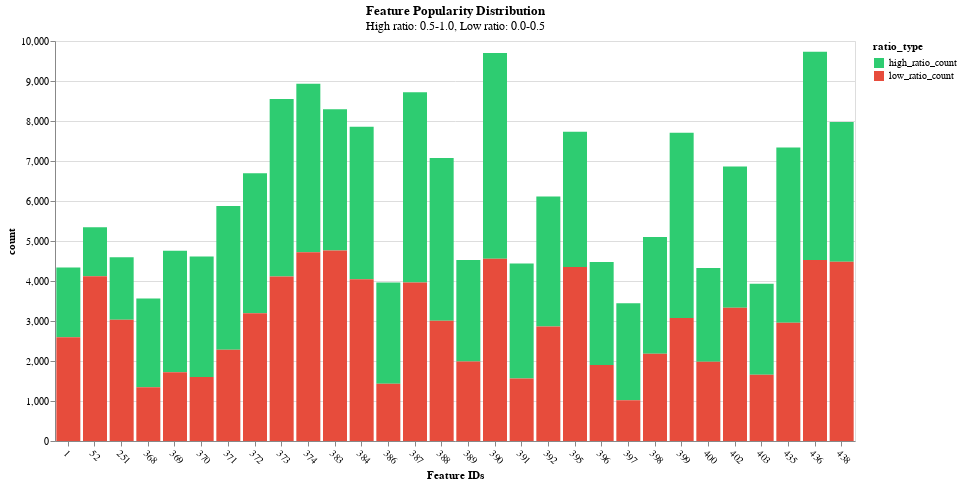

Notebook code cell kept with this figure:
### Code cell
feature_pop = analyze_feature_popularity(user_profiles, feature_mapping)
feature_pop

### Figure 1 — Vega-Lite specification as saved in the notebook (floating-point values rounded to 4 significant figures)
{"config": {"view": {"continuousWidth": 300, "continuousHeight": 300}}, "layer": [{"mark": {"type": "bar"}, "encoding": {"color": {"field": "ratio_type", "scale": {"domain": ["high_ratio_count", "low_ratio_count"], "range": ["#2ecc71", "#e74c3c"]}, "type": "nominal"}, "tooltip": [{"field": "feature_id", "title": "Feature ID", "type": "nominal"}, {"field": "feature_name", "title": "Feature Name", "type": "nominal"}, {"field": "ratio_type", "title": "Ratio Type", "type": "nominal"}, {"field": "count", "title": "Count", "type": "quantitative"}], "x": {"axis": {"labelAngle": 45, "labels": true, "title": "Feature IDs"}, "field": "feature_id", "sort": "-y", "type": "nominal"}, "y": {"field": "count", "stack": "zero", "type": "quantitative"}}, "title": {"text": "Feature Popularity Distribution", "subtitle": "High ratio: 0.5-1.0, Low ratio: 0.0-0.5"}}, {"mark": {"type": "text", "align": "left", "angle": 45, "dx": 5, "dy": 5}, "encoding": {"color": {"value": "black"}, "opacity": {"condition": {"test": "(datum.ratio_type === 'low_ratio_count')", "value": 0}, "value": 1}, "x": {"field": "feature_id", "sort": "-y", "type": "nominal"}, "y": {"field": "count", "stack": "zero", "type": "quantitative"}}}], "data": {"name": "data-fff0aa95a9b7943644837a97a2fe7db1"}, "height": 400, "width": 800, "$schema": "https://vega.github.io/schema/vega-lite/v5.20.1.json", "datasets": {"data-fff0aa95a9b7943644837a97a2fe7db1": [{"feature_id": 436, "feature_name": "Runtime:90-120min", "feature_label": "436: Runtime:90-120min", "ratio_type": "high_ratio_count", "count": 5204}, {"feature_id": 390, "feature_name": "Genre:Drama", "feature_label": "390: Genre:Drama", "ratio_type": "high_ratio_count", "count": 5143}, {"feature_id": 374, "feature_name": "Decade:2000s", "feature_label": "374: Decade:2000s", "ratio_type": "high_ratio_count", "count": 4213}, {"feature_id": 387, "feature_name": "Genre:Comedy", "feature_label": "387: Genre:Comedy", "ratio_type": "high_ratio_count", "count": 4756}, {"feature_id": 373, "feature_name": "Decade:1990s", "feature_label": "373: Decade:1990s", "ratio_type": "high_ratio_count", "count": 4440}, {"feature_id": 383, "feature_name": "Genre:Action", "feature_label": "383: Genre:Action", "ratio_type": "high_ratio_count", "count": 3535}, {"feature_id": 438, "feature_name": "Runtime:>120min", "feature_label": "438: Runtime:>120min", "ratio_type": "high_ratio_count", "count": 3493}, {"feature_id": 384, "feature_name": "Genre:Adventure", "feature_label": "384: Genre:Adventure", "ratio_type": "high_ratio_count", "count": 3809}, {"feature_id": 395, "feature_name": "Genre:Horror", "feature_label": "395: Genre:Horror", "ratio_type": "high_ratio_count", "count": 3381}, {"feature_id": 399, "feature_name": "Genre:Romance", "feature_label": "399: Genre:Romance", "ratio_type": "high_ratio_count", "count": 4631}, {"feature_id": 435, "feature_name": "Runtime:60-90min", "feature_label": "435: Runtime:60-90min", "ratio_type": "high_ratio_count", "count": 4383}, {"feature_id": 388, "feature_name": "Genre:Crime", "feature_label": "388: Genre:Crime", "ratio_type": "high_ratio_count", "count": 4068}, {"feature_id": 402, "feature_name": "Genre:Thriller", "feature_label": "402: Genre:Thriller", "ratio_type": "high_ratio_count", "count": 3534}, {"feature_id": 372, "feature_name": "Decade:1980s", "feature_label": "372: Decade:1980s", "ratio_type": "high_ratio_count", "count": 3501}, {"feature_id": 392, "feature_name": "Genre:Fantasy", "feature_label": "392: Genre:Fantasy", "ratio_type": "high_ratio_count", "count": 3249}, {"feature_id": 371, "feature_name": "Decade:1970s", "feature_label": "371: Decade:1970s", "ratio_type": "high_ratio_count", "count": 3596}, {"feature_id": 52, "feature_name": "Cast:Chow Yun-Fat", "feature_label": "52: Cast:Chow Yun-Fat", "ratio_type": "high_ratio_count", "count": 1226}, {"feature_id": 398, "feature_name": "Genre:Mystery", "feature_label": "398: Genre:Mystery", "ratio_type": "high_ratio_count", "count": 2918}, {"feature_id": 369, "feature_name": "Decade:1950s", "feature_label": "369: Decade:1950s", "ratio_type": "high_ratio_count", "count": 3040}, {"feature_id": 370, "feature_name": "Decade:1960s", "feature_label": "370: Decade:1960s", "ratio_type": "high_ratio_count", "count": 3012}, {"feature_id": 251, "feature_name": "Cast:Robert Downey Jr.", "feature_label": "251: Cast:Robert Downey Jr.", "ratio_type": "high_ratio_count", "count": 1566}, {"feature_id": 389, "feature_name": "Genre:Documentary", "feature_label": "389: Genre:Documentary", "ratio_type": "high_ratio_count", "count": 2538}, {"feature_id": 396, "feature_name": "Genre:Music", "feature_label": "396: Genre:Music", "ratio_type": "high_ratio_count", "count": 2580}, {"feature_id": 391, "feature_name": "Genre:Family", "feature_label": "391: Genre:Family", "ratio_type": "high_ratio_count", "count": 2874}, {"feature_id": 1, "feature_name": "Cast:Aidan Quinn", "feature_label": "1: Cast:Aidan Quinn", "ratio_type": "high_ratio_count", "count": 1744}, {"feature_id": 400, "feature_name": "Genre:Sci-Fi", "feature_label": "400: Genre:Sci-Fi", "ratio_type": "high_ratio_count", "count": 2349}, {"feature_id": 386, "feature_name": "Genre:Biography", "feature_label": "386: Genre:Biography", "ratio_type": "high_ratio_count", "count": 2531}, {"feature_id": 403, "feature_name": "Genre:War", "feature_label": "403: Genre:War", "ratio_type": "high_ratio_count", "count": 2273}, {"feature_id": 368, "feature_name": "Decade:1940s", "feature_label": "368: Decade:1940s", "ratio_type": "high_ratio_count", "count": 2223}, {"feature_id": 397, "feature_name": "Genre:Musical", "feature_label": "397: Genre:Musical", "ratio_type": "high_ratio_count", "count": 2423}, {"feature_id": 436, "feature_name": "Runtime:90-120min", "feature_label": "436: Runtime:90-120min", "ratio_type": "low_ratio_count", "count": 4528}, {"feature_id": 390, "feature_name": "Genre:Drama", "feature_label": "390: Genre:Drama", "ratio_type": "low_ratio_count", "count": 4559}, {"feature_id": 374, "feature_name": "Decade:2000s", "feature_label": "374: Decade:2000s", "ratio_type": "low_ratio_count", "count": 4717}, {"feature_id": 387, "feature_name": "Genre:Comedy", "feature_label": "387: Genre:Comedy", "ratio_type": "low_ratio_count", "count": 3963}, {"feature_id": 373, "feature_name": "Decade:1990s", "feature_label": "373: Decade:1990s", "ratio_type": "low_ratio_count", "count": 4112}, {"feature_id": 383, "feature_name": "Genre:Action", "feature_label": "383: Genre:Action", "ratio_type": "low_ratio_count", "count": 4761}, {"feature_id": 438, "feature_name": "Runtime:>120min", "feature_label": "438: Runtime:>120min", "ratio_type": "low_ratio_count", "count": 4479}, {"feature_id": 384, "feature_name": "Genre:Adventure", "feature_label": "384: Genre:Adventure", "ratio_type": "low_ratio_count", "count": 4045}, {"feature_id": 395, "feature_name": "Genre:Horror", "feature_label": "395: Genre:Horror", "ratio_type": "low_ratio_count", "count": 4348}, {"feature_id": 399, "feature_name": "Genre:Romance", "feature_label": "399: Genre:Romance", "ratio_type": "low_ratio_count", "count": 3076}, {"feature_id": 435, "feature_name": "Runtime:60-90min", "feature_label": "435: Runtime:60-90min", "ratio_type": "low_ratio_count", "count": 2957}, {"feature_id": 388, "feature_name": "Genre:Crime", "feature_label": "388: Genre:Crime", "ratio_type": "low_ratio_count", "count": 3007}, {"feature_id": 402, "feature_name": "Genre:Thriller", "feature_label": "402: Genre:Thriller", "ratio_type": "low_ratio_count", "count": 3329}, {"feature_id": 372, "feature_name": "Decade:1980s", "feature_label": "372: Decade:1980s", "ratio_type": "low_ratio_count", "count": 3192}, {"feature_id": 392, "feature_name": "Genre:Fantasy", "feature_label": "392: Genre:Fantasy", "ratio_type": "low_ratio_count", "count": 2864}, {"feature_id": 371, "feature_name": "Decade:1970s", "feature_label": "371: Decade:1970s", "ratio_type": "low_ratio_count", "count": 2282}, {"feature_id": 52, "feature_name": "Cast:Chow Yun-Fat", "feature_label": "52: Cast:Chow Yun-Fat", "ratio_type": "low_ratio_count", "count": 4119}, {"feature_id": 398, "feature_name": "Genre:Mystery", "feature_label": "398: Genre:Mystery", "ratio_type": "low_ratio_count", "count": 2184}, {"feature_id": 369, "feature_name": "Decade:1950s", "feature_label": "369: Decade:1950s", "ratio_type": "low_ratio_count", "count": 1719}, {"feature_id": 370, "feature_name": "Decade:1960s", "feature_label": "370: Decade:1960s", "ratio_type": "low_ratio_count", "count": 1601}, {"feature_id": 251, "feature_name": "Cast:Robert Downey Jr.", "feature_label": "251: Cast:Robert Downey Jr.", "ratio_type": "low_ratio_count", "count": 3030}, {"feature_id": 389, "feature_name": "Genre:Documentary", "feature_label": "389: Genre:Documentary", "ratio_type": "low_ratio_count", "count": 1985}, {"feature_id": 396, "feature_name": "Genre:Music", "feature_label": "396: Genre:Music", "ratio_type": "low_ratio_count", "count": 1897}, {"feature_id": 391, "feature_name": "Genre:Family", "feature_label": "391: Genre:Family", "ratio_type": "low_ratio_count", "count": 1562}, {"feature_id": 1, "feature_name": "Cast:Aidan Quinn", "feature_label": "1: Cast:Aidan Quinn", "ratio_type": "low_ratio_count", "count": 2596}, {"feature_id": 400, "feature_name": "Genre:Sci-Fi", "feature_label": "400: Genre:Sci-Fi", "ratio_type": "low_ratio_count", "count": 1979}, {"feature_id": 386, "feature_name": "Genre:Biography", "feature_label": "386: Genre:Biography", "ratio_type": "low_ratio_count", "count": 1434}, {"feature_id": 403, "feature_name": "Genre:War", "feature_label": "403: Genre:War", "ratio_type": "low_ratio_count", "count": 1656}, {"feature_id": 368, "feature_name": "Decade:1940s", "feature_label": "368: Decade:1940s", "ratio_type": "low_ratio_count", "count": 1341}, {"feature_id": 397, "feature_name": "Genre:Musical", "feature_label": "397: Genre:Musical", "ratio_type": "low_ratio_count", "count": 1019}]}}
